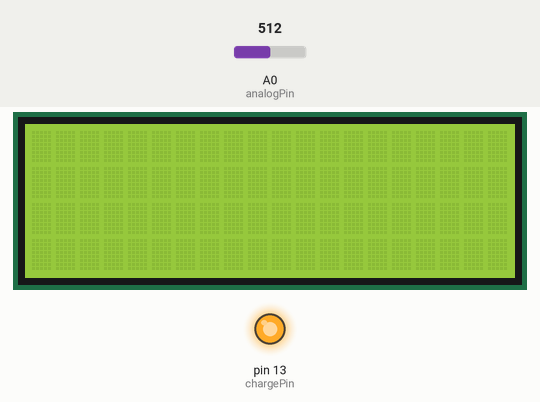
Simulated run of this sketch. Board: Arduino Uno, built with avr-gcc and run on an emulated ATmega328P. Shown: 20×4 character LCD, output pins drawn as LEDs (lit = HIGH). The inputs (shaded band) are chosen by the test bench; at power-on: A0 (analogPin) = 512.

Above: at 1.2 s.
1.3 s: A0 (analogPin) set to 630
2.8 s: A0 (analogPin) set to 666
At 3.2 s:
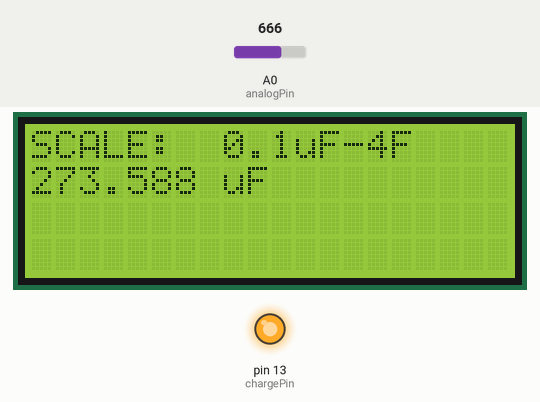
At 4.5 s:
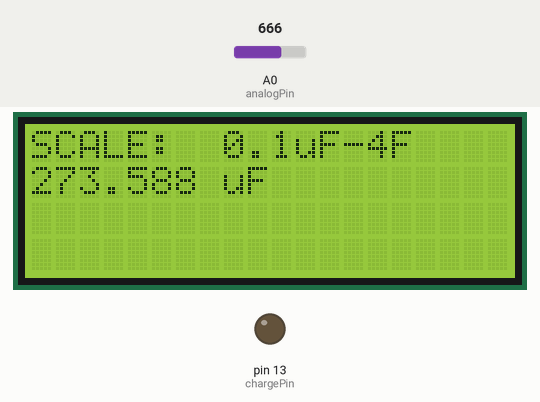
4.8 s: A0 (analogPin) set to 0
At 5.2 s:
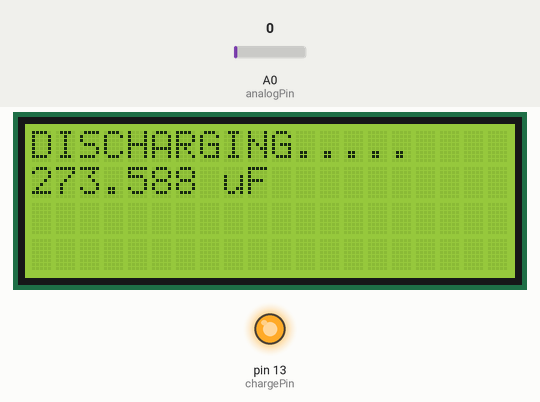
Timing chart, 0 to 7.8 s (numbered marks = the images above; inputs shaded):
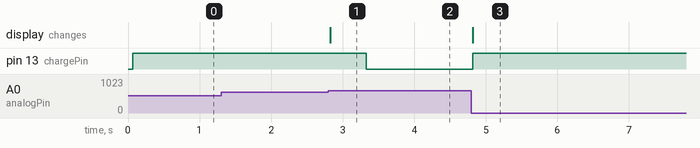

Measured:
- the behaviour switches between 647 and 648 on A0 (analogPin) (found by bisection; images 0 and 1)
- after the input at 1.3 s, every drawn part: stays the same
- after the input at 2.8 s, pin 13 (chargePin): HIGH → LOW after 0.53 s; the display: changes at once (image 1)
- after the input at 4.8 s, pin 13 (chargePin): LOW → HIGH at once; the display: changes at once (image 3)

The sketch:

sketch_ARDUINO_LargeCap.ino
```cpp
#include <Wire.h>
#include <LiquidCrystal_I2C.h>
LiquidCrystal_I2C lcd(0x27,20,4);

#define analogPin      0
#define chargePin      13
#define dischargePin   8
#define resistorValue  10000.0F

unsigned long startTime;
unsigned long elapsedTime;
float microFarads;
float nanoFarads;

void setup(){
  pinMode(chargePin, OUTPUT);
  digitalWrite(chargePin, LOW);
  lcd.init();
  lcd.backlight();
}

void loop(){
  digitalWrite(chargePin, HIGH);
  startTime = micros();
  while(analogRead(analogPin) < 648){
  }

  elapsedTime= micros() - startTime;
  microFarads = ((float)elapsedTime / resistorValue) ;

  if (microFarads > 1){
    lcd.clear();
    lcd.setCursor(0,0);
    lcd.print("SCALE:  0.1uF-4F");
    lcd.setCursor(0,1);
    lcd.print(microFarads, 3); // Display with three decimal places
    lcd.print(" uF");
    delay(500);
  }

  else{
    nanoFarads = microFarads * 1000.0;
    lcd.clear();
    lcd.setCursor(0,0);
    lcd.print("SCALE:  0.1uF-4F");
    lcd.setCursor(0,1);
    lcd.print(nanoFarads, 3);  // Display with three decimal places
    lcd.print(" nF");
    delay(500);
  }

  digitalWrite(chargePin, LOW);
  pinMode(dischargePin, OUTPUT);
  digitalWrite(dischargePin, LOW);     // Discharging the capacitor
  while(analogRead(analogPin) > 0){
  } // Wait till the capacitor is discharged

  pinMode(dischargePin, INPUT);      // Set the pin to high impedance

  lcd.setCursor(0,0);
  lcd.print("DISCHARGING.....");
  lcd.setCursor(0,1);
}
```
